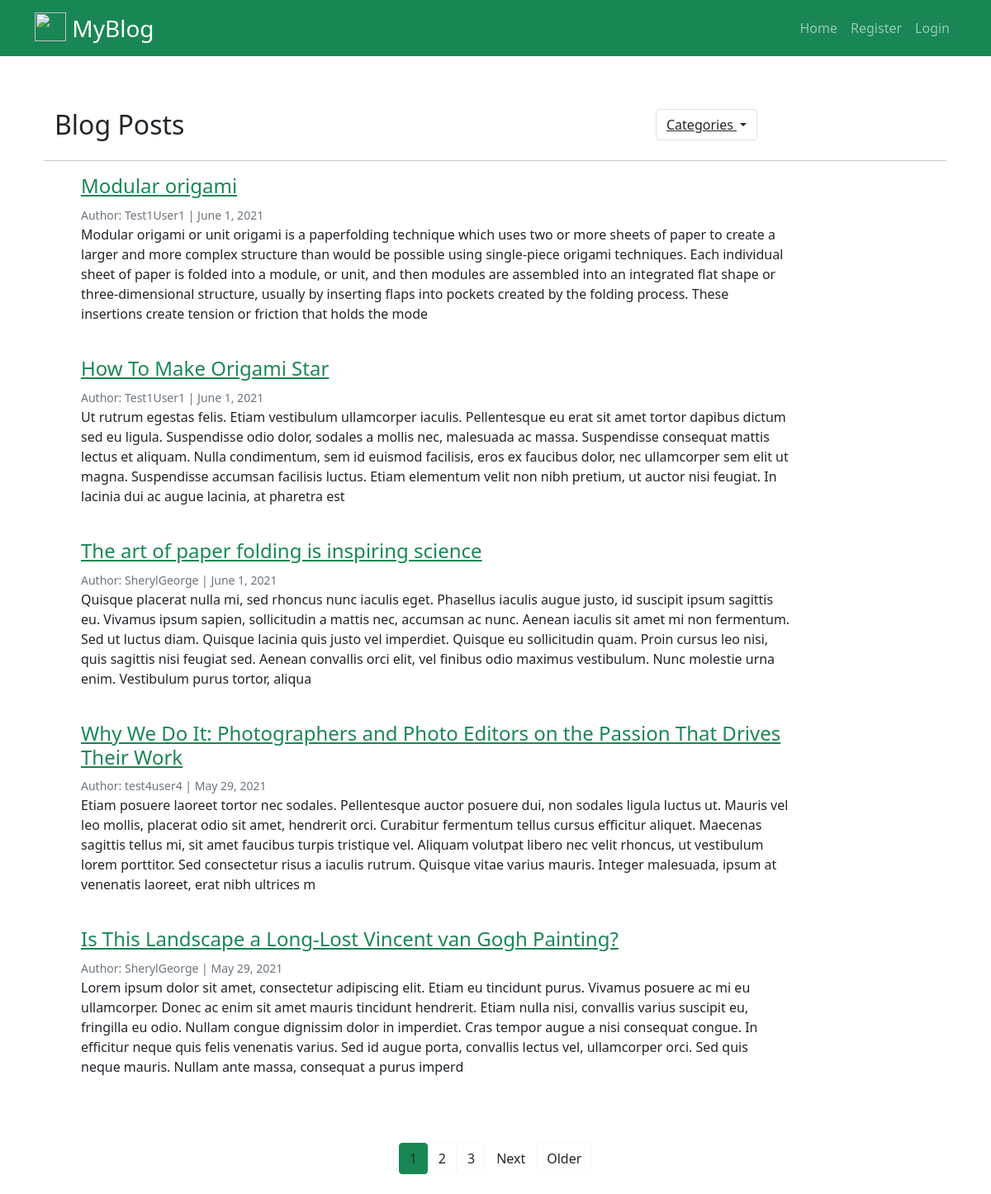
The page /Blog/ on the database its author committed.
### blogApp/models.py (models this page shows, shortened)
class Post(models.Model):
    title = models.CharField(max_length=100)
    author = models.ForeignKey(User, on_delete=models.CASCADE)
    body = models.TextField()
    created_on = models.DateTimeField(auto_now_add=True)
    last_updated = models.DateTimeField(auto_now=True)
    category = models.ManyToManyField(Category, related_name='cats', default='Painting')
    likes = models.ManyToManyField(User, related_name='blog_posts')

### blogApp/views.py (the view)
# urls.py: 2. Add a URL to urlpatterns:  path('', views.home, name='home')
class home(ListView):
    model = Post
    template_name = 'blogApp/home.html'
    ordering = ['-created_on']
    paginate_by = 5
    def get_context_data(self, *args, **kwargs):
        category_menu =  Category.objects.all()
        context = super(home, self).get_context_data(*args, **kwargs)
        context["category_menu"] = category_menu
        return context

### blogApp/models.py (called while the page is built)
    def __str__(self):
        return self.name

### templates/blogApp/home.html (shortened to what this page needs)
{% extends 'blogApp/base.html'%}
{% block content %}
<div class="container-fluid">
  <div class="container-md mt-3 pt-5">
    <div class="row">
      <div class="col-8"><h2>Blog Posts</h2></div>
        <div class="col-4">
          <div class="dropdown">
            <button class="dropdown-toggle btn btn-link border border-1 text-dark" type="button" id="dropdownMenuButton1" data-bs-toggle="dropdown" aria-expanded="false">
              Categories
            </button>
          </div>
        </div>
      </div>
    </div>
    <hr>
  <div>
    <ul>
    {% for post in object_list %}
      <div class="container">
        <div class="row">
          <div class="col-10">
            <h4><a href="{%url 'post_detail' post.pk %}" class="text-success">{{ post.title }}</a></h4>
            <small class="text-muted">
              Author: {{ post.author.first_name }}{{ post.author.last_name }} | {{post.created_on.date}}
            </small>
            <p>{{ post.body | slice:":500"  }}</p>
          </div>
        </div>
      </div>
      <br>
    {% endfor %}
      </ul>
      <br>
  <div class="container d-flex justify-content-center">
    {% if is_paginated %}
      {% for num in page_obj.paginator.page_range %}
        {% if page_obj.number == num %}
          <a class="btn btn-success mb-4 text-dark" href="?page={{ num }}">{{ num }}</a>
        {% elif num > page_obj.number|add:'-3' and num < page_obj.number|add:'3' %}
          <a class="btn btn-outline-light mb-4 text-dark" href="?page={{ num }}">{{ num }}</a>
        {% endif %}
      {% endfor %}
      {% if page_obj.has_next %}
        <a class="btn btn-outline-ligth mb-4 text-dark" href="?page={{ page_obj.next_page_number }}">Next</a>
        <a class="btn btn-outline-light mb-4 text-dark" href="?page={{ page_obj.paginator.num_pages }}">Older</a>
      {% endif %}
    {% endif %}
  </div>
</div>
{% endblock %}

### templates/blogApp/base.html (shortened to what this page needs)
{%load static%}
<!doctype html>
<html lang="en">
  <head>
    <link href="https://cdn.jsdelivr.net/npm/bootstrap@5.0.1/dist/css/bootstrap.min.css" rel="stylesheet">
  </head>
  <body>
    <nav class="navbar navbar-expand-lg navbar-dark bg-success">
      <div class="container">
        <a class="navbar-brand fs-3" href="{%url 'home'%}">
          <img src="{%static 'images/gallery/gallery-item-03.jpg'%}" alt="" width="38" height="35" class="d-inline-block align-text-top">
          MyBlog
        </a>
        <div class="d-flex">
        <div class="collapse navbar-collapse">
          <ul class="navbar-nav ml-auto">
            <li class="nav-item">
              <a class="nav-link" aria-current="page" href="{%url 'home'%}">Home</a>
            </li>
            {% if user.is_authenticated%}
            <li class="nav-item">
              <a class="nav-link disabled" href="#" tabindex="-1" aria-disabled="true">Gallery</a>
            </li>
            <li class="nav-item">
              <a class="nav-link disabled" href="#" tabindex="-1" aria-disabled="true">About</a>
            </li>
            <li class="navbar-right nav-item dropdown">
              <a class="nav-link dropdown-toggle" href="#" id="navbarDropdown" role="button" data-bs-toggle="dropdown" aria-expanded="false">
                {{user.username}}
              </a>
              <ul class="dropdown-menu" aria-labelledby="navbarDropdown">
                <!-- {%for item in category_menu%}
                  <a class="dropdown-item" href="{%url 'category' item%}">{{item}}</a>
                {%endfor%} -->
                {%if user.profile.id%}
                  <li><a class="dropdown-item" href="{%url 'profile' user.profile.id%}">View Profile</a></li>
                  <li><a class="dropdown-item" href="{%url 'edit-settings'%}">Settings</a></li>
                {%else%}
                  <li><a class="dropdown-item" href="{%url 'create-account'%}">Create Account</a></li>
                {%endif%}
                <li><hr class="dropdown-divider"></li>
                <li><a class="dropdown-item" href="{%url 'logout'%}">Logout</a></li>
              </ul>
            </li>
            <!-- <li class="nav-item">
              <a class="nav-link disabled" href="#" tabindex="-1" aria-disabled="true">Disabled</a>
            </li> -->
            {%else%}
              <li class="nav-item">
                <a class="nav-link" href="{%url 'register'%}">Register</a>
              </li>
              <li class="nav-item">
                <a class="nav-link" href="{%url 'login'%}">Login</a>
              </li>
            {%endif%}
          </ul>
        </div>
      </div>
      </div>
    </nav>
      <div class="container">
        {% block content %}
        {% endblock %}
      </div>
  </body>
</html>

### rows shown on the page
Post: title "Modular origami", author.first_name "Test1", author.last_name "User1", created_on "June 1, 2021", body "Modular origami or unit origami is a paperfolding technique which uses two or more sheets of paper to create a larger and more complex structure than would be possible using single-piece origami techniques. Each individual sheet of paper is folded into a module, or unit, and then modules are assembled into an integrated flat shape or three-dimensional structure, usually by inserting flaps into pockets created by the folding process. These insertions create tension or friction that holds the mode"
Post: title "How To Make Origami Star", author.first_name "Test1", author.last_name "User1", created_on "June 1, 2021", body "Ut rutrum egestas felis. Etiam vestibulum ullamcorper iaculis. Pellentesque eu erat sit amet tortor dapibus dictum sed eu ligula. Suspendisse odio dolor, sodales a mollis nec, malesuada ac massa. Suspendisse consequat mattis lectus et aliquam. Nulla condimentum, sem id euismod facilisis, eros ex faucibus dolor, nec ullamcorper sem elit ut magna. Suspendisse accumsan facilisis luctus. Etiam elementum velit non nibh pretium, ut auctor nisi feugiat. In lacinia dui ac augue lacinia, at pharetra est"
Post: title "The art of paper folding is inspiring science", author.first_name "Sheryl", author.last_name "George", created_on "June 1, 2021", body "Quisque placerat nulla mi, sed rhoncus nunc iaculis eget. Phasellus iaculis augue justo, id suscipit ipsum sagittis eu. Vivamus ipsum sapien, sollicitudin a mattis nec, accumsan ac nunc. Aenean iaculis sit amet mi non fermentum. Sed ut luctus diam. Quisque lacinia quis justo vel imperdiet. Quisque eu sollicitudin quam. Proin cursus leo nisi, quis sagittis nisi feugiat sed. Aenean convallis orci elit, vel finibus odio maximus vestibulum. Nunc molestie urna enim. Vestibulum purus tortor, aliqua"
Post: title "Why We Do It: Photographers and Photo Editors on the Passion That Drives Their Work", author.first_name "test4", author.last_name "user4", created_on "May 29, 2021", body "Etiam posuere laoreet tortor nec sodales. Pellentesque auctor posuere dui, non sodales ligula luctus ut. Mauris vel leo mollis, placerat odio sit amet, hendrerit orci. Curabitur fermentum tellus cursus efficitur aliquet. Maecenas sagittis tellus mi, sit amet faucibus turpis tristique vel. Aliquam volutpat libero nec velit rhoncus, ut vestibulum lorem porttitor. Sed consectetur risus a iaculis rutrum. Quisque vitae varius mauris. Integer malesuada, ipsum at venenatis laoreet, erat nibh ultrices m"
Post: title "Is This Landscape a Long-Lost Vincent van Gogh Painting?", author.first_name "Sheryl", author.last_name "George", created_on "May 29, 2021", body "Lorem ipsum dolor sit amet, consectetur adipiscing elit. Etiam eu tincidunt purus. Vivamus posuere ac mi eu ullamcorper. Donec ac enim sit amet mauris tincidunt hendrerit. Etiam nulla nisi, convallis varius suscipit eu, fringilla eu odio. Nullam congue dignissim dolor in imperdiet. Cras tempor augue a nisi consequat congue. In efficitur neque quis felis venenatis varius. Sed id augue porta, convallis lectus vel, ullamcorper orci. Sed quis neque mauris. Nullam ante massa, consequat a purus imperd"

### other values the page prints
{{ num }} "1"
{{ num }} "2" "3"
